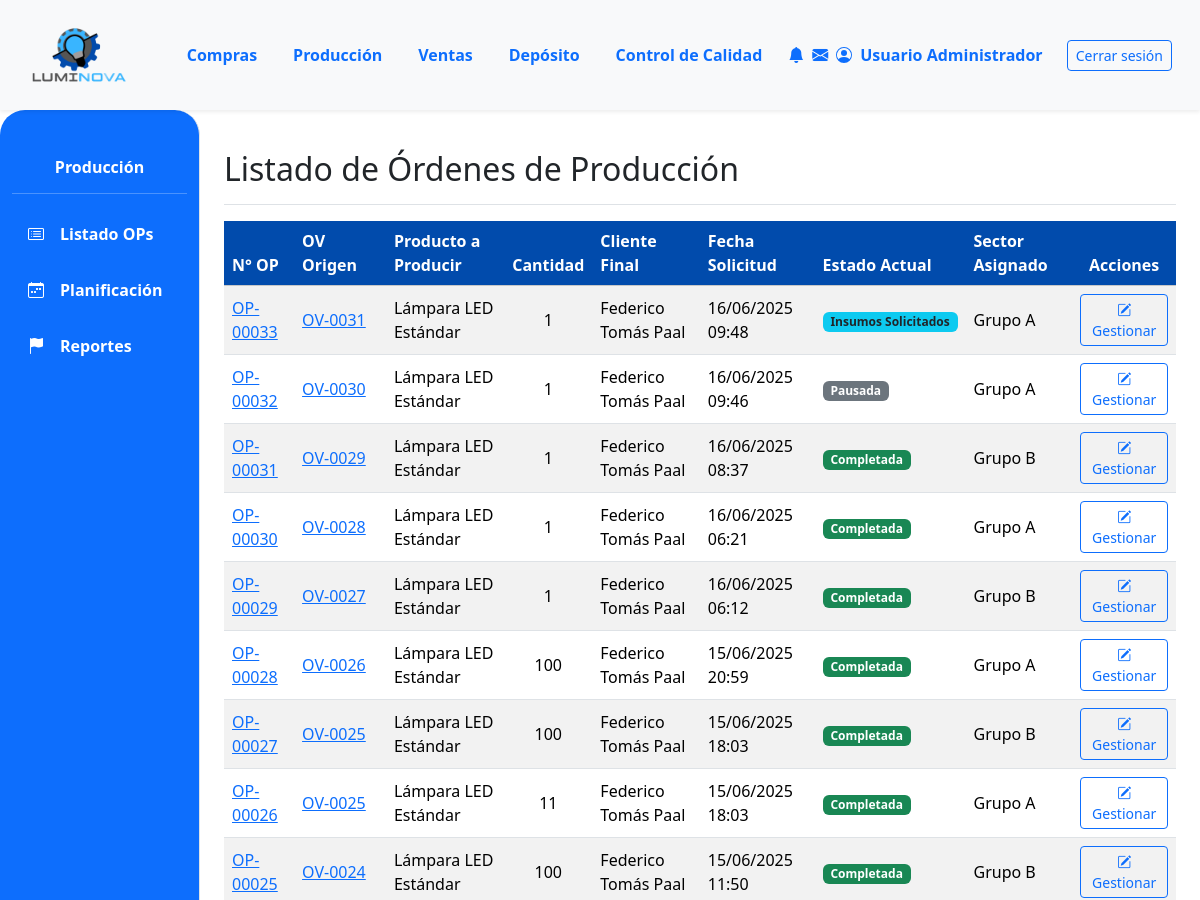
Before: /produccion/ (signed in, upper part) with the older database file.
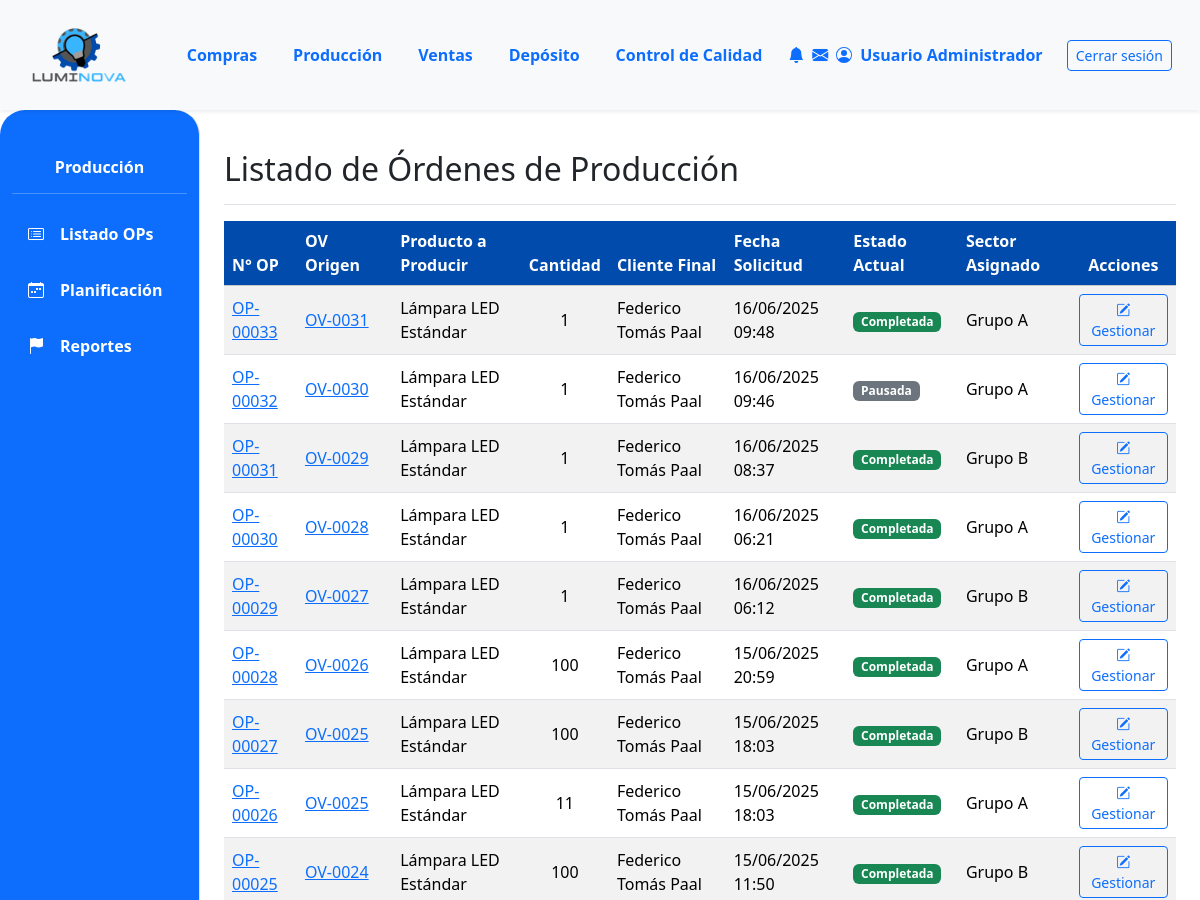
After: the same page with the newer database file.
### App_LUMINOVA/models.py (models this page shows, shortened)
class OrdenProduccion(models.Model):
    numero_op = models.CharField(
        max_length=20, unique=True, verbose_name="N° Orden de Producción"
    )
    orden_venta_origen = models.ForeignKey(
        OrdenVenta,
        on_delete=models.SET_NULL,
        null=True,
        blank=True,
        related_name="ops_generadas",
    )
    producto_a_producir = models.ForeignKey(
        ProductoTerminado, on_delete=models.PROTECT, related_name="ordenes_produccion"
    )
    cantidad_a_producir = models.PositiveIntegerField()
    estado_op = models.ForeignKey(
        EstadoOrden,
        on_delete=models.SET_NULL,
        null=True,
        blank=True,
        related_name="ops_estado",
    )
    fecha_solicitud = models.DateTimeField(default=timezone.now)
    fecha_inicio_real = models.DateTimeField(null=True, blank=True)
    fecha_inicio_planificada = models.DateField(
        null=True, blank=True
    )
    fecha_fin_real = models.DateTimeField(null=True, blank=True)
    fecha_fin_planificada = models.DateField(null=True, blank=True)
    sector_asignado_op = models.ForeignKey(
        SectorAsignado,
        on_delete=models.SET_NULL,
        null=True,
        blank=True,
        related_name="ops_sector",
    )
    notas = models.TextField(null=True, blank=True, verbose_name="Notas")
    def get_estado_op_display(self):
        if self.estado_op:
            return self.estado_op.nombre
        return "Sin Estado Asignado"

class EstadoOrden(
    models.Model
):
    nombre = models.CharField(
        max_length=50, unique=True
    )

class OrdenVenta(models.Model):
    ESTADO_CHOICES = [
        ("PENDIENTE", "Pendiente Confirmación"),
        ("CONFIRMADA", "Confirmada (Esperando Producción)"),
        ("INSUMOS_SOLICITADOS", "Insumos Solicitados"),
        ("PRODUCCION_INICIADA", "Producción Iniciada"),
        ("PRODUCCION_CON_PROBLEMAS", "Producción con Problemas"),
        ("LISTA_ENTREGA", "Lista para Entrega"),
        ("COMPLETADA", "Completada/Entregada"),
        ("CANCELADA", "Cancelada"),
    ]
    numero_ov = models.CharField(
        max_length=20, unique=True, verbose_name="N° Orden de Venta"
    )
    cliente = models.ForeignKey(
        Cliente, on_delete=models.PROTECT, related_name="ordenes_venta"
    )
    fecha_creacion = models.DateTimeField(default=timezone.now)
    estado = models.CharField(
        max_length=50, choices=ESTADO_CHOICES, default="PENDIENTE"
    )
    total_ov = models.DecimalField(
        max_digits=12, decimal_places=2, default=0.00, verbose_name="Total OV"
    )
    notas = models.TextField(blank=True, null=True)

class ProductoTerminado(models.Model):
    descripcion = models.CharField(max_length=255)  # Aumentado max_length
    categoria = models.ForeignKey(
        CategoriaProductoTerminado,
        on_delete=models.PROTECT,
        related_name="productos_terminados",
    )
    precio_unitario = models.DecimalField(max_digits=10, decimal_places=2, default=0.00)
    stock = models.IntegerField(default=0)
    modelo = models.CharField(max_length=50, blank=True, null=True)
    potencia = models.IntegerField(blank=True, null=True)
    acabado = models.CharField(max_length=50, blank=True, null=True)
    color_luz = models.CharField(max_length=50, blank=True, null=True)
    material = models.CharField(max_length=50, blank=True, null=True)
    imagen = models.ImageField(null=True, blank=True, upload_to="productos_terminados/")

class Cliente(models.Model):
    nombre = models.CharField(max_length=150, unique=True)
    direccion = models.TextField(blank=True)
    telefono = models.CharField(max_length=25, blank=True)
    email = models.EmailField(unique=True, null=True, blank=True)

class SectorAsignado(
    models.Model
):
    nombre = models.CharField(
        max_length=50, unique=True
    )

### App_LUMINOVA/views.py (the view)
# urls.py: path('produccion/', produccion_lista_op_view, name='produccion_principal'),
@login_required
def produccion_lista_op_view(request):
    ordenes_prod = OrdenProduccion.objects.select_related(
        'producto_a_producir__categoria',
        'orden_venta_origen__cliente', # Para obtener el cliente
        'estado_op', # Nombre del campo en tu modelo OP
        'sector_asignado_op'  # Nombre del campo en tu modelo OP
    ).order_by('-fecha_solicitud')
    context = {
        'ordenes_produccion_list': ordenes_prod,
        'titulo_seccion': 'Listado de Órdenes de Producción',
        'form_update_op': OrdenProduccionUpdateForm(), # Para el modal de edición
    }
    return render(request, 'produccion/produccion_lista_op.html', context)

### App_LUMINOVA/templates/produccion/produccion_lista_op.html (shortened to what the changed rows need)
{% extends 'padre.html' %}
{% load static %}
{% load django_bootstrap5 %}
{% block content %}
<div class="d-flex justify-content-between flex-wrap flex-md-nowrap align-items-center pt-3 pb-2 mb-3 border-bottom">
    <h1 class="h2">{{ titulo_seccion }}</h1>
</div>
<div class="table-responsive mt-3">
    <table class="table table-striped table-hover align-middle">
        <thead class="table-light ">
            <tr>
                <th class="color-thead" style="background-color: #014BAC; color: white;">N° OP</th>
                <th class="color-thead" style="background-color: #014BAC; color: white;">OV Origen</th>
                <th class="color-thead" style="background-color: #014BAC; color: white;">Producto a Producir</th>
                <th class="color-thead text-center" style="background-color: #014BAC; color: white;">Cantidad</th>
                <th class="color-thead" style="background-color: #014BAC; color: white;">Cliente Final</th>
                <th class="color-thead" style="background-color: #014BAC; color: white;">Fecha Solicitud</th>
                <th class="color-thead" style="background-color: #014BAC; color: white;">Estado Actual</th>
                <th class="color-thead" style="background-color: #014BAC; color: white;">Sector Asignado</th>
                <th class="color-thead text-center" style="background-color: #014BAC; color: white;">Acciones</th>
            </tr>
        </thead>
        <tbody>
            {% for op in ordenes_produccion_list %}
            <tr id="op-{{ op.id }}"
                class="{% if op.estado_op and op.estado_op.nombre|lower == 'insumos recibidos' %}table-info-light{% endif %}">
                <td><a href="{% url 'App_LUMINOVA:produccion_detalle_op' op.id %}">{{ op.numero_op }}</a></td>
                <td>
                    {% if op.orden_venta_origen %}
                        <a href="{% url 'App_LUMINOVA:ventas_detalle_ov' op.orden_venta_origen.id %}">{{ op.orden_venta_origen.numero_ov }}</a>
                    {% else %}
                        N/A (Manual)
                    {% endif %}
                </td>
                <td>{{ op.producto_a_producir.descripcion|truncatechars:30|default:"PRODUCTO NO ASIGNADO" }}</td>
                <td class="text-center">{{ op.cantidad_a_producir }}</td>
                <td>{{ op.orden_venta_origen.cliente.nombre|default_if_none:"N/A" }}</td>
                <td>{{ op.fecha_solicitud|date:"d/m/Y H:i" }}</td>
                <td>
                    <span class="badge
                        {% if op.estado_op.nombre.lower == 'pendiente' %}bg-warning text-dark
                        {% elif op.estado_op.nombre.lower == 'insumos solicitados' %}bg-info text-dark
                        {% elif op.estado_op.nombre.lower == 'insumos recibidos' %}bg-primary-subtle text-primary-emphasis border border-primary-subtle
                        {% elif op.estado_op.nombre.lower == 'producción iniciada' %}bg-primary
                        {% elif op.estado_op.nombre.lower == 'en proceso' %}bg-primary
                        {% elif op.estado_op.nombre.lower == 'pausada' %}bg-secondary
                        {% elif op.estado_op.nombre.lower == 'completada' %}bg-success
                        {% elif op.estado_op.nombre.lower == 'cancelada' %}bg-danger
                        {% else %}bg-light text-dark{% endif %}">
                        {{ op.get_estado_op_display }}
                    </span>
                </td>
                <td>{{ op.sector_asignado_op.nombre|default_if_none:"No asignado" }}</td>
                <td class="text-center">
                    <a href="{% url 'App_LUMINOVA:produccion_detalle_op' op.id %}" class="btn btn-sm btn-outline-primary" title="Ver/Gestionar OP {{ op.numero_op }}">
                        <i class="bi bi-pencil-square"></i> <span class="d-none d-lg-inline">Gestionar</span>
                    </a>
                </td>
            </tr>
            {% empty %}
            <tr>
                <td colspan="9" class="text-center fst-italic text-muted">No hay órdenes de producción registradas.</td>
            </tr>
            {% endfor %}
        </tbody>
    </table>
</div>
{% endblock %}

Changed rows visible on the page:
changed OrdenProduccion "OP-00033": estado_op_id 9 → 5 (drawn); estado_op "Insumos Solicitados" → "Completada"
